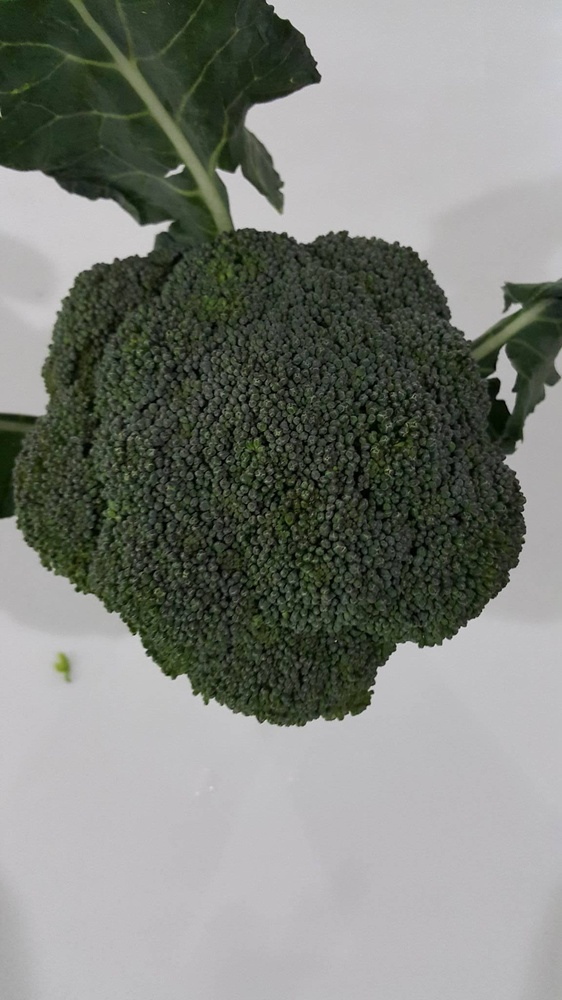
#> input picture dataset/Broccoli/01.jpg, 562 x 1000 px, shrunk from 1152 x 2048 before the run
$ python HSVfilter.py --image dataset/Broccoli/01.jpg
#> lines starting #> are read from the running program, lines starting #| are printed output that depends on the picture; after the words box and inside, x2 and y2 are one past the last pixel; in counts of white or black regions, pixels touching at a corner belong together
import cv2
import numpy as np
import argparse

ap = argparse.ArgumentParser()
ap.add_argument("-i", "--image", help = "path to the image")
args = vars(ap.parse_args())

image = cv2.imread(args["image"])
#> image is the input picture: shape (1000, 562, 3); mean B, G, R 122.7, 129, 125.7
hsv = cv2.cvtColor(image, cv2.COLOR_BGR2HSV)
#> hsv: shape (1000, 562, 3); mean H, S, V 87.4, 38.2, 130.2

lower_green = np.array([40,0,0])
upper_green = np.array([200,255,255])

mask = cv2.inRange(hsv, lower_green, upper_green)
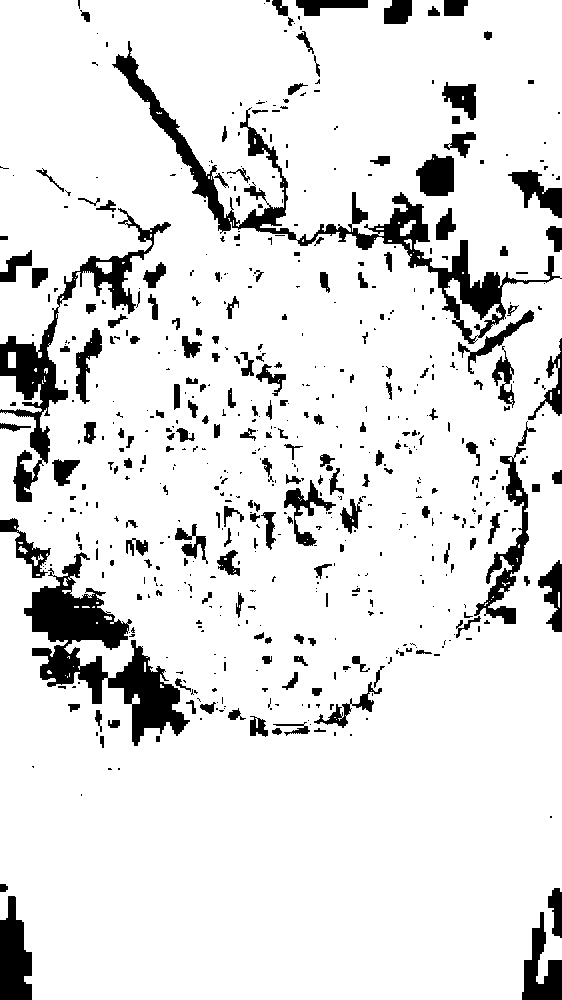
#> mask: shape (1000, 562); 88.9% white; 604 black regions (393 under 20 px), largest, box (x1, y1, x2, y2) and area: (112, 41, 562, 344) 10435, (24, 552, 190, 746) 9959, (0, 208, 171, 502) 6563

cv2.imshow('mask',image)
cv2.waitKey(0)

$ run again, on dataset/Broccoli/03.jpg
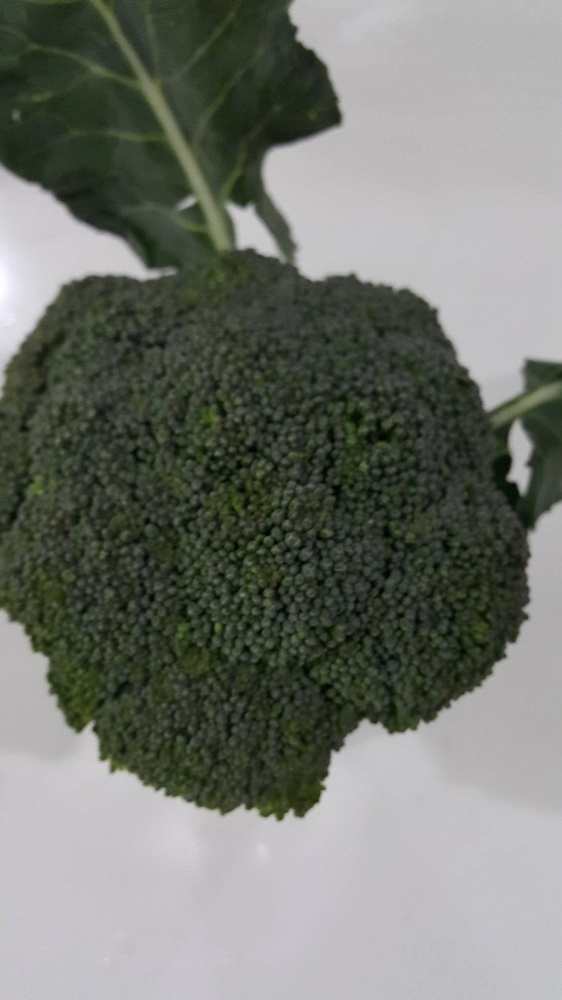
#> input picture dataset/Broccoli/03.jpg, 562 x 1000 px, shrunk from 1152 x 2048 before the run
#> image is the input picture: shape (1000, 562, 3); mean B, G, R 110.5, 118.2, 114.4
#> hsv: shape (1000, 562, 3); mean H, S, V 82.2, 42, 119.4
#> `mask = cv2.inRange(hsv, lower_green, upper_green)`:
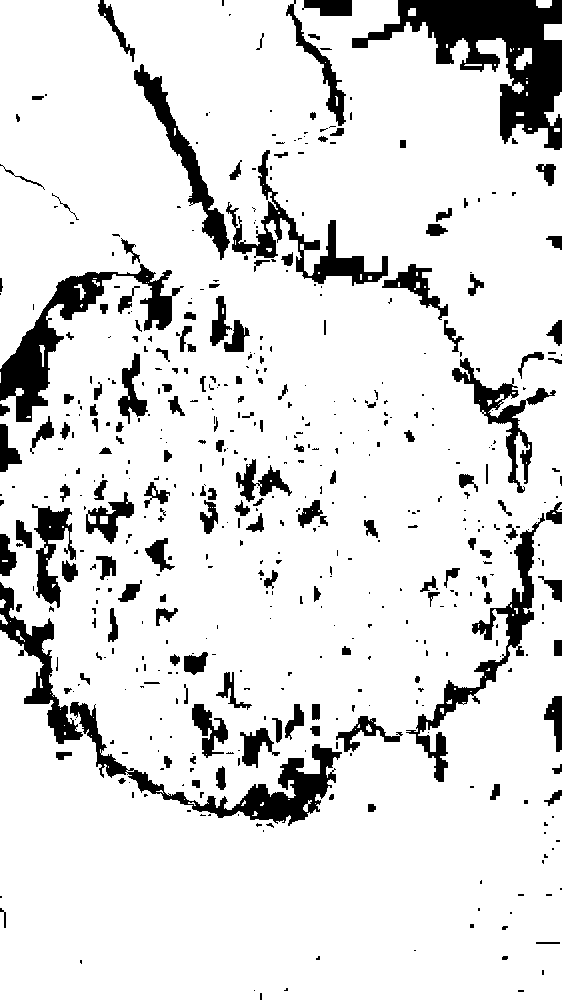
#> mask: shape (1000, 562); 87.5% white; 519 black regions (353 under 20 px), largest, box (x1, y1, x2, y2) and area: (352, 0, 562, 150) 12006, (0, 264, 184, 422) 6375, (70, 702, 342, 826) 5793

$ run again, on dataset/Broccoli/04.jpg
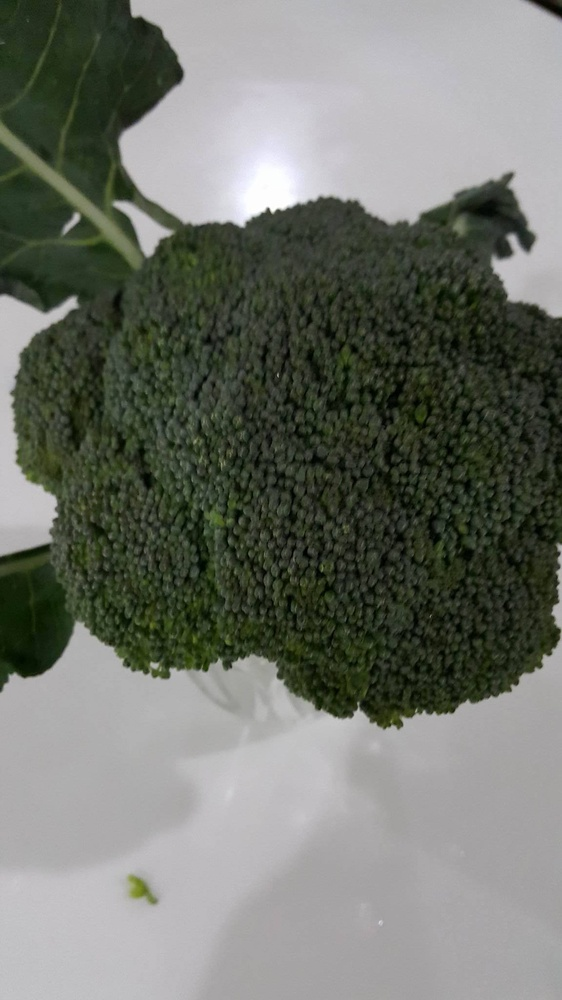
#> input picture dataset/Broccoli/04.jpg, 562 x 1000 px, shrunk from 1152 x 2048 before the run
#> image is the input picture: shape (1000, 562, 3); mean B, G, R 107.8, 116, 112.4
#> hsv: shape (1000, 562, 3); mean H, S, V 81.6, 50.2, 117.2
#> `mask = cv2.inRange(hsv, lower_green, upper_green)`:
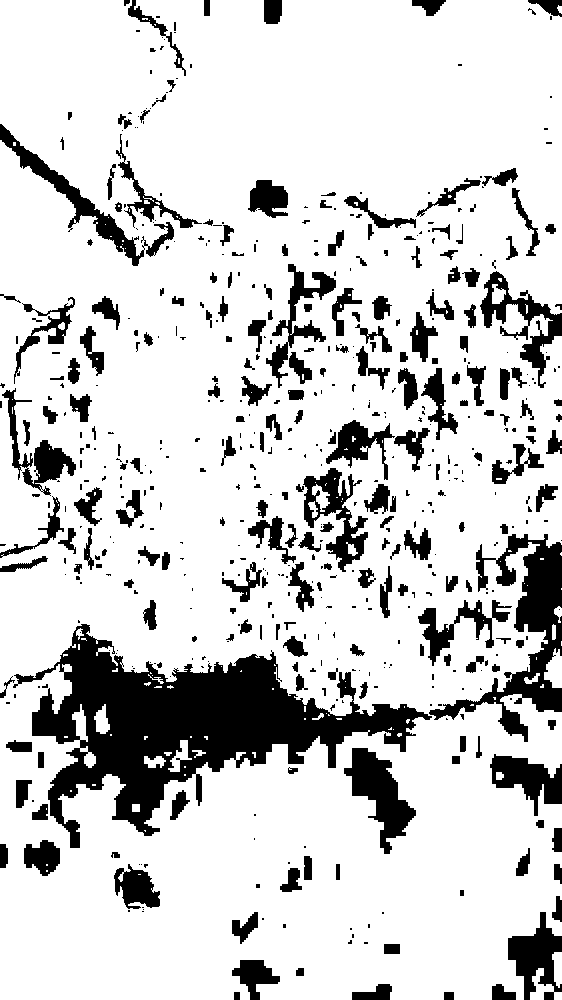
#> mask: shape (1000, 562); 81.7% white; 558 black regions (330 under 20 px), largest, box (x1, y1, x2, y2) and area: (13, 624, 432, 848) 32233, (429, 534, 562, 742) 7843, (344, 748, 416, 854) 3240

$ run again, on dataset/Broccoli/05.jpg
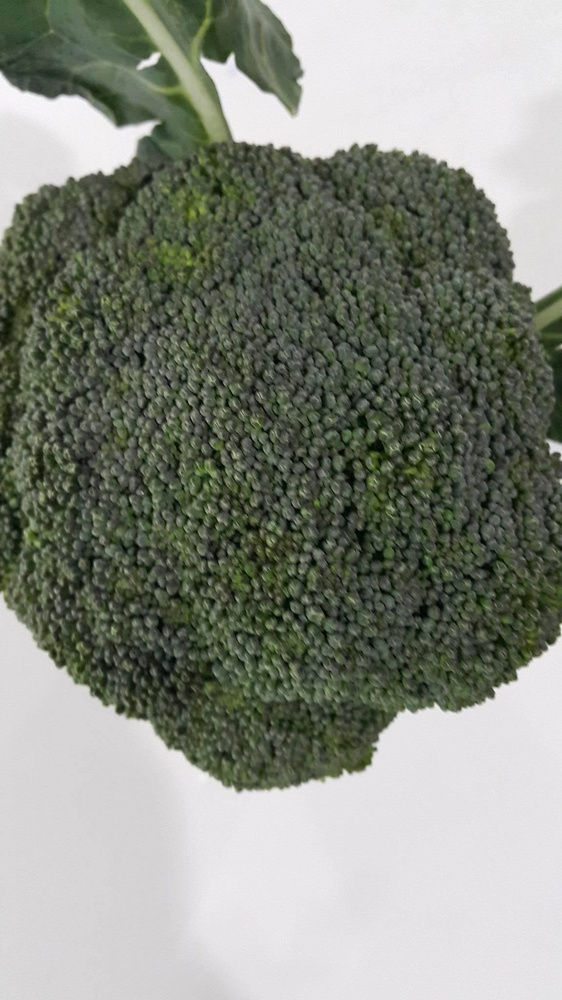
#> input picture dataset/Broccoli/05.jpg, 562 x 1000 px, shrunk from 1152 x 2048 before the run
#> image is the input picture: shape (1000, 562, 3); mean B, G, R 128, 138.4, 134.2
#> hsv: shape (1000, 562, 3); mean H, S, V 82.1, 39.3, 139.4
#> `mask = cv2.inRange(hsv, lower_green, upper_green)`:
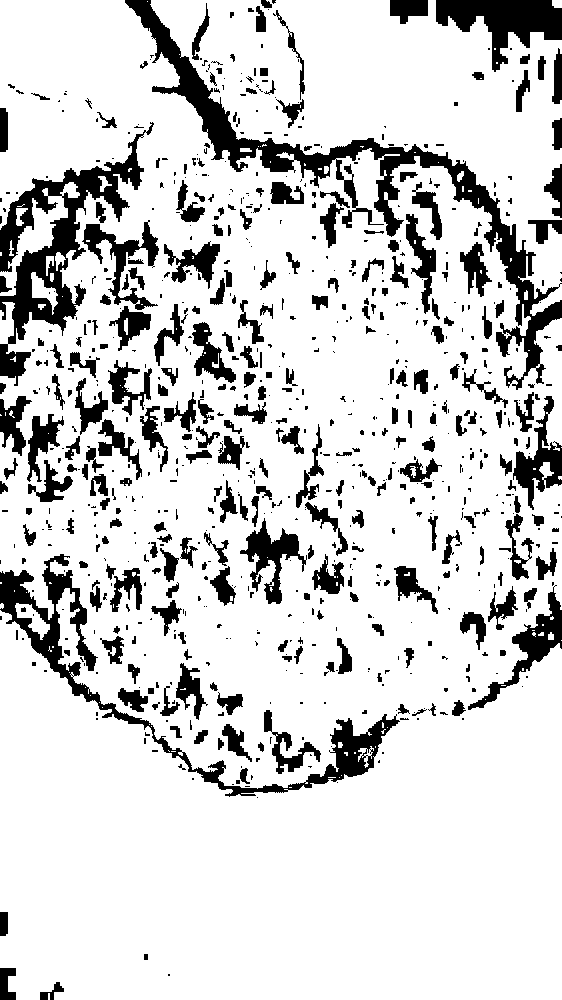
#> mask: shape (1000, 562); 83.1% white; 806 black regions (511 under 20 px), largest, box (x1, y1, x2, y2) and area: (125, 0, 562, 390) 14382, (0, 122, 154, 386) 9566, (0, 554, 400, 797) 8521
